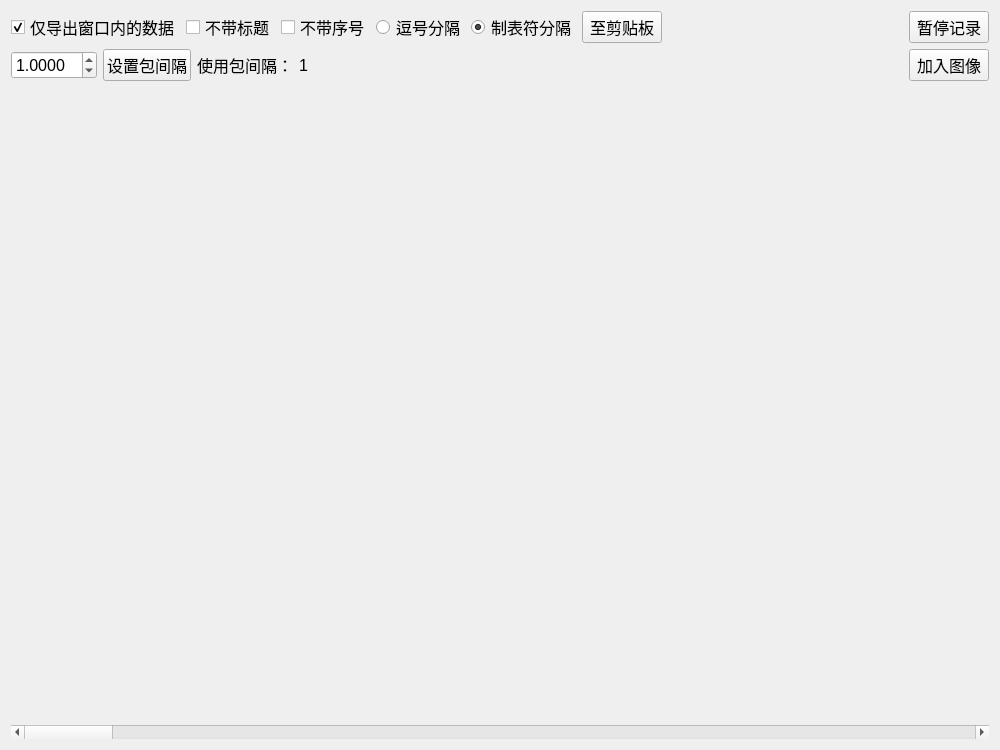
<?xml version="1.0" encoding="UTF-8"?>
<ui version="4.0">
 <class>scopeForm</class>
 <widget class="QWidget" name="scopeForm">
  <property name="geometry">
   <rect>
    <x>0</x>
    <y>0</y>
    <width>1000</width>
    <height>750</height>
   </rect>
  </property>
  <property name="minimumSize">
   <size>
    <width>800</width>
    <height>600</height>
   </size>
  </property>
  <property name="font">
   <font>
    <pointsize>12</pointsize>
   </font>
  </property>
  <property name="windowTitle">
   <string>scope</string>
  </property>
  <layout class="QVBoxLayout" name="verticalLayout">
   <item>
    <layout class="QHBoxLayout" name="horizontalLayout">
     <item>
      <widget class="QCheckBox" name="checkBox_onlyshowed">
       <property name="text">
        <string>仅导出窗口内的数据</string>
       </property>
       <property name="checked">
        <bool>true</bool>
       </property>
      </widget>
     </item>
     <item>
      <widget class="QCheckBox" name="checkBox_noTitle">
       <property name="text">
        <string>不带标题</string>
       </property>
      </widget>
     </item>
     <item>
      <widget class="QCheckBox" name="checkBox_noNum">
       <property name="text">
        <string>不带序号</string>
       </property>
      </widget>
     </item>
     <item>
      <widget class="QRadioButton" name="radioButton_comma">
       <property name="text">
        <string>逗号分隔</string>
       </property>
       <property name="checked">
        <bool>false</bool>
       </property>
      </widget>
     </item>
     <item>
      <widget class="QRadioButton" name="radioButton_tab">
       <property name="text">
        <string>制表符分隔</string>
       </property>
       <property name="checked">
        <bool>true</bool>
       </property>
      </widget>
     </item>
     <item>
      <widget class="QPushButton" name="toClipBoardButton">
       <property name="sizePolicy">
        <sizepolicy hsizetype="Preferred" vsizetype="Fixed">
         <horstretch>0</horstretch>
         <verstretch>0</verstretch>
        </sizepolicy>
       </property>
       <property name="text">
        <string>至剪贴板</string>
       </property>
      </widget>
     </item>
     <item>
      <spacer name="horizontalSpacer_2">
       <property name="orientation">
        <enum>Qt::Horizontal</enum>
       </property>
       <property name="sizeHint" stdset="0">
        <size>
         <width>40</width>
         <height>20</height>
        </size>
       </property>
      </spacer>
     </item>
     <item>
      <widget class="QPushButton" name="pushButton_startstop">
       <property name="sizePolicy">
        <sizepolicy hsizetype="Preferred" vsizetype="Fixed">
         <horstretch>0</horstretch>
         <verstretch>0</verstretch>
        </sizepolicy>
       </property>
       <property name="text">
        <string>暂停记录</string>
       </property>
      </widget>
     </item>
    </layout>
   </item>
   <item>
    <layout class="QHBoxLayout" name="horizontalLayout_2">
     <item>
      <widget class="QDoubleSpinBox" name="doubleSpinBox_pkgdelta">
       <property name="sizePolicy">
        <sizepolicy hsizetype="Preferred" vsizetype="Fixed">
         <horstretch>0</horstretch>
         <verstretch>0</verstretch>
        </sizepolicy>
       </property>
       <property name="decimals">
        <number>4</number>
       </property>
       <property name="minimum">
        <double>0.000100000000000</double>
       </property>
       <property name="maximum">
        <double>99.999899999999997</double>
       </property>
       <property name="singleStep">
        <double>0.001000000000000</double>
       </property>
       <property name="value">
        <double>1.000000000000000</double>
       </property>
      </widget>
     </item>
     <item>
      <widget class="QPushButton" name="pushButton_pkgdelta">
       <property name="sizePolicy">
        <sizepolicy hsizetype="Preferred" vsizetype="Fixed">
         <horstretch>0</horstretch>
         <verstretch>0</verstretch>
        </sizepolicy>
       </property>
       <property name="text">
        <string>设置包间隔</string>
       </property>
      </widget>
     </item>
     <item>
      <widget class="QLabel" name="label">
       <property name="text">
        <string>使用包间隔：</string>
       </property>
      </widget>
     </item>
     <item>
      <widget class="QLabel" name="label_pkgdelta">
       <property name="text">
        <string>1</string>
       </property>
      </widget>
     </item>
     <item>
      <spacer name="horizontalSpacer_3">
       <property name="orientation">
        <enum>Qt::Horizontal</enum>
       </property>
       <property name="sizeHint" stdset="0">
        <size>
         <width>40</width>
         <height>20</height>
        </size>
       </property>
      </spacer>
     </item>
     <item>
      <widget class="QPushButton" name="pushButton_add">
       <property name="text">
        <string>加入图像</string>
       </property>
      </widget>
     </item>
    </layout>
   </item>
   <item>
    <widget class="tyjPlot" name="tyj_widget" native="true">
     <property name="sizePolicy">
      <sizepolicy hsizetype="Preferred" vsizetype="Expanding">
       <horstretch>0</horstretch>
       <verstretch>0</verstretch>
      </sizepolicy>
     </property>
     <property name="font">
      <font>
       <pointsize>18</pointsize>
      </font>
     </property>
    </widget>
   </item>
   <item>
    <widget class="tyjScrollBar" name="horizontalScrollBar">
     <property name="orientation">
      <enum>Qt::Horizontal</enum>
     </property>
    </widget>
   </item>
  </layout>
 </widget>
 <customwidgets>
  <customwidget>
   <class>tyjPlot</class>
   <extends>QWidget</extends>
   <header>tyjplot.h</header>
   <container>1</container>
  </customwidget>
  <customwidget>
   <class>tyjScrollBar</class>
   <extends>QScrollBar</extends>
   <header>tyjscrollbar.h</header>
  </customwidget>
 </customwidgets>
 <resources/>
 <connections/>
</ui>
